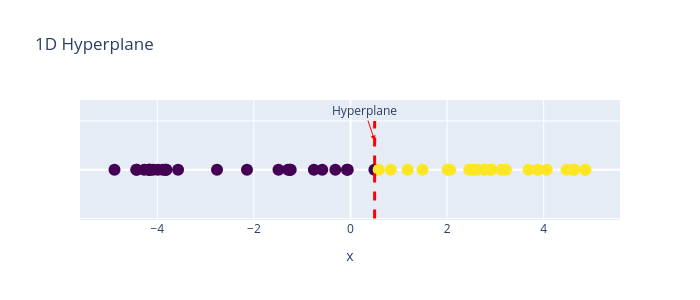

Here is the notebook cell this chart was saved with:
### Markdown cell above
Using our decision rule, we can define a decision boundary as the “line” that splits the data into classes based on its features. For logistic regression, since we are working in $p$ dimensions, the decision boundary is a hyperplane --  a linear combination of the features in $p$-dimensions -- and we can recover it from the final logistic regression model.

### Code cell
T = 0.5
x = np.random.uniform(-5, 5, 50)
y = np.array([0 if xi < T else 1 for xi in x])

fig = go.Figure()

fig.add_trace(go.Scatter(
    x=x,
    y=np.zeros_like(x),
    mode='markers',
    marker=dict(color=y, colorscale='Viridis', size=12),
    name='Data points'
))

fig.add_shape(
    type="line",
    x0=T, x1=T,
    y0=-0.5, y1=0.5,
    line=dict(color="red", width=3, dash="dash"),
    name='Hyperplane'
)

fig.add_annotation(
    x=T, y=0.3, text="Hyperplane", showarrow=True, arrowhead=2, arrowcolor="red"
)

fig.update_layout(
    title="1D Hyperplane",
    xaxis_title="x",
    yaxis=dict(showticklabels=False),
    height=300,
    width=700
)

fig.show()

### Figure 1 — Plotly figure (JSON) as saved in the notebook; plotly's stock layout.template omitted (floating-point values rounded to 4 significant figures)
{"data": [{"marker": {"color": [1, 1, 0, 0, 0, 0, 0, 1, 0, 0, 0, 1, 1, 0, 0, 1, 0, 1, 1, 0, 0, 1, 0, 0, 1, 1, 1, 1, 0, 0, 1, 1, 0, 1, 0, 0, 0, 0, 0, 0, 0, 1, 1, 1, 1, 0, 0, 1, 0, 1], "colorscale": [[0, "#440154"], [0.1111, "#482878"], [0.2222, "#3e4989"], [0.3333, "#31688e"], [0.4444, "#26828e"], [0.5556, "#1f9e89"], [0.6667, "#35b779"], [0.7778, "#6ece58"], [0.8889, "#b5de2b"], [1, "#fde725"]], "size": 12}, "mode": "markers", "name": "Data points", "type": "scatter", "x": [2.916, 2.896, -4.088, -0.0558, -4.424, 0.4953, -0.5847, 3.877, -1.491, -3.829, -3.57, 2.615, 1.182, -3.989, -4.159, 2.01, -4.272, 3.219, 2.062, -4.187, -4.152, 4.866, -1.257, -1.294, 3.128, 4.472, 4.86, 2.534, -1.237, -4.165, 2.771, 0.584, -0.7578, 4.064, -3.888, -0.07375, -4.886, -0.3134, -4.437, -3.812, -3.825, 1.492, 2.46, 0.8337, 4.622, -1.251, -2.143, 3.686, -2.764, 4.632], "y": [0.0, 0.0, 0.0, 0.0, 0.0, 0.0, 0.0, 0.0, 0.0, 0.0, 0.0, 0.0, 0.0, 0.0, 0.0, 0.0, 0.0, 0.0, 0.0, 0.0, 0.0, 0.0, 0.0, 0.0, 0.0, 0.0, 0.0, 0.0, 0.0, 0.0, 0.0, 0.0, 0.0, 0.0, 0.0, 0.0, 0.0, 0.0, 0.0, 0.0, 0.0, 0.0, 0.0, 0.0, 0.0, 0.0, 0.0, 0.0, 0.0, 0.0]}], "layout": {"annotations": [{"arrowcolor": "red", "arrowhead": 2, "showarrow": true, "text": "Hyperplane", "x": 0.5, "y": 0.3}], "height": 300, "shapes": [{"line": {"color": "red", "dash": "dash", "width": 3}, "name": "Hyperplane", "type": "line", "x0": 0.5, "x1": 0.5, "y0": -0.5, "y1": 0.5}], "title": {"text": "1D Hyperplane"}, "width": 700, "xaxis": {"title": {"text": "x"}}, "yaxis": {"showticklabels": false}}}
